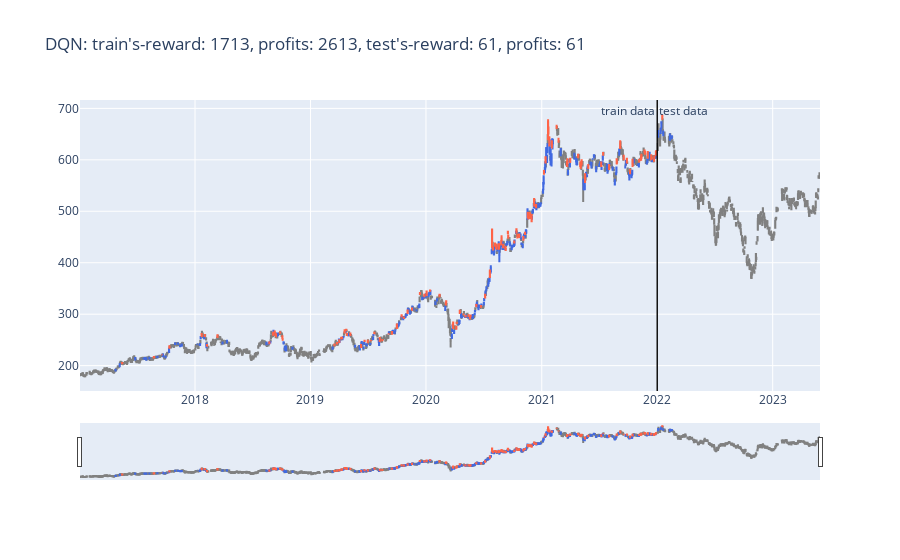

Notebook cell for this chart:
### Code cell
def plot_train_test_by_q(train_env, test_env, Q, algorithm_name):

    # train
    pobs = train_env.reset()   
    train_acts = []
    train_rewards = []

    for _ in range(len(train_env.data)-1):
        pact = Q(np.array(pobs, dtype =  np.float32).reshape(1, -1))
        pact = np.argmax(pact.data)
        train_acts.append(pact)

        obs, reward, done = train_env.step(pact)
        train_rewards.append(reward)

        pobs = obs


    train_profits = train_env.profits

    # test
    pobs = test_env.reset()
    test_acts = []
    test_rewards = []

    for _ in range(len(test_env.data) - 1):

        pact = Q(np.array(pobs, dtype =  np.float32).reshape(1, -1))
        pact = np.argmax(pact.data)
        test_acts.append(pact)

        obs, reward, done = test_env.step(pact)
        test_rewards.append(reward)

        pobs = obs


    test_profits = test_env.profits

    #plot
    train_copy = train_env.data.copy()
    test_copy = test_env.data.copy()
    train_copy['act'] = train_acts + [np.nan]
    train_copy['reward'] = train_rewards + [np.nan]
    test_copy['act'] = test_acts + [np.nan]
    test_copy['reward'] = test_rewards + [np.nan]
    train0 = train_copy[train_copy['act'] == 0 ]
    train1 = train_copy[train_copy['act'] == 1 ]
    train2 = train_copy[train_copy['act'] == 2 ]

    test0 = test_copy[test_copy['act'] == 0 ]
    test1 = test_copy[test_copy['act'] == 1 ]
    test2 = test_copy[test_copy['act'] == 2 ]

    act_color0, act_color1, act_color2 = 'grey', 'royalblue', 'tomato'


    data = [
        Candlestick(x = train0.index, open = train0['open'], high = train0['max'], low = train0['min'], close = train0['close'], increasing = dict(line = dict(color = act_color0)), decreasing = dict(line = dict(color = act_color0))),
        Candlestick(x = train1.index, open = train1['open'], high = train1['max'], low = train1['min'], close = train1['close'], increasing = dict(line = dict(color = act_color1)), decreasing = dict(line = dict(color = act_color1))),
        Candlestick(x = train2.index, open = train2['open'], high = train2['max'], low = train2['min'], close = train2['close'], increasing = dict(line = dict(color = act_color2)), decreasing = dict(line = dict(color = act_color2))),
        Candlestick(x = test0.index, open = test0['open'], high = test0['max'], low = test0['min'], close = test0['close'], increasing = dict(line = dict(color = act_color0)), decreasing = dict(line = dict(color = act_color0))),
        Candlestick(x = test1.index, open = test1['open'], high = test1['max'], low = test1['min'], close = test1['close'], increasing = dict(line = dict(color = act_color1)), decreasing = dict(line = dict(color = act_color1))),
        Candlestick(x = test2.index, open = test2['open'], high = test2['max'], low = test2['min'], close = test2['close'], increasing = dict(line = dict(color = act_color2)), decreasing = dict(line = dict(color = act_color2))),
    
    ]
    title = '{}: train\'s-reward: {}, profits: {}, test\'s-reward: {}, profits: {}'.format(
        algorithm_name,
        int(sum(train_rewards)),
        int(train_profits),
        int(sum(test_rewards)),
        int(test_profits)
    )
    layout = {
        'title': title,
        'showlegend': False,
        'shapes': [
            {'x0': date_split, 'x1': date_split, 'y0': 0, 'y1': 1, 'xref': 'x', 'yref': 'paper', 'line': {'color': 'rgb(0, 0, 0)', 'width': 1}},

        ],
        'annotations': [
            {'x': date_split, 'y': 1.0, 'xref': 'x', 'yref': 'paper', 'showarrow': False, 'xanchor': 'left', 'text': 'test data'},
            {'x': date_split, 'y': 1.0, 'xref': 'x', 'yref': 'paper', 'showarrow': False, 'xanchor': 'right', 'text': 'train data'},
        ]
    }
    figure = Figure(data = data, layout = layout)
    iplot(figure, image_width = 50, image_height = 50)

plot_train_test_by_q(Environment1(train), Environment1(test), Q, 'DQN')

### Figure 1 — Plotly figure (JSON) as saved in the notebook; plotly's stock layout.template omitted (floating-point values rounded to 4 significant figures; data arrays with more than 128 entries replaced by an {"elided": "..."} marker saying what was removed)
{"data": [{"close": {"elided": "851 float values"}, "decreasing": {"line": {"color": "grey"}}, "high": {"elided": "851 float values"}, "increasing": {"line": {"color": "grey"}}, "low": {"elided": "851 float values"}, "open": {"elided": "851 float values"}, "type": "candlestick", "x": {"elided": "851 str values"}}, {"close": {"elided": "247 float values"}, "decreasing": {"line": {"color": "royalblue"}}, "high": {"elided": "247 float values"}, "increasing": {"line": {"color": "royalblue"}}, "low": {"elided": "247 float values"}, "open": {"elided": "247 float values"}, "type": "candlestick", "x": {"elided": "247 str values"}}, {"close": [204.5, 217, 221.5, 237.5, 261.5, 259.5, 238.5, 259, 243.5, 264, 264.5, 260.5, 261, 265, 254, 250, 241, 244, 246, 254, 254, 264.5, 269, 260, 262.5, 240, 248.5, 248.5, 250, 264, 253.5, 250, 263, 265.5, 280, 296.5, 293, 307, 311, 339, 338, 339.5, 346, 335, 320.5, 323, 280, 273, 275.5, 283, 306.5, 299, 295.5, 298, 291.5, 297.5, 318, 315, 338, 383, 435, 425.5, 435, 435.5, 435, 427.5, 442, 444, 435, 431, 427, 458, 448.5, 439.5, 462, 449, 453, 455, 450, 458.5, 497, 488, 496.5, 487, 480.5, 524, 508, 580, 605, 673, 649, 633, 632, 663, 641, 593, 594, 602, 610, 588, 591, 599, 572, 590, 588, 613, 590, 594, 631, 600, 602, 580, 600, 600, 606, 604, 615, 612, 615, 601, 605, 600, 606, 615, 616], "decreasing": {"line": {"color": "tomato"}}, "high": [205, 217, 221.5, 237.5, 262, 261, 242, 259, 246, 264.5, 266.5, 262, 261.5, 266, 257.5, 253, 241, 244, 249.5, 254, 254.5, 269.5, 270, 263, 263, 240, 248.5, 250, 250, 264, 254, 252, 263, 265.5, 280.5, 298, 293.5, 308, 311, 343, 338, 345, 346, 338, 322, 326, 280, 286, 275.5, 284, 308.5, 301.5, 298, 298.5, 294, 298, 319, 316.5, 338, 387, 466.5, 432, 438, 437.5, 435, 436.5, 442, 453.5, 435, 433, 428, 462, 455, 442, 465, 456, 456, 455, 451.5, 460, 497, 490, 498.5, 495.5, 493.5, 525, 513, 580, 605, 679, 665, 646, 638, 668, 643, 598, 603, 602, 610, 597, 594, 600, 573, 592, 595, 615, 590, 603, 638, 610, 602, 582, 600, 600, 606, 611, 618, 615, 615, 610, 605, 601, 608, 615, 619], "increasing": {"line": {"color": "tomato"}}, "low": [203.5, 215.5, 220, 234.5, 257, 257, 238, 255, 243, 259, 262.5, 258, 257, 262, 254, 248.5, 239, 241, 246, 252, 252, 263.5, 267.5, 257.5, 259, 234.5, 246, 245, 247.5, 262, 248, 248, 260.5, 261.5, 273, 293.5, 290.5, 301, 307, 338, 335, 335.5, 344.5, 335, 317, 323, 275.5, 273, 270, 280.5, 300.5, 298, 295, 294.5, 291.5, 295, 315, 312.5, 332, 371.5, 428.5, 425.5, 431, 427.5, 425.5, 427.5, 435, 444, 428, 427.5, 423, 455.5, 446.5, 437.5, 456.5, 448.5, 451, 449.5, 443, 454, 486.5, 486, 492, 487, 480.5, 509, 508, 571, 593, 640, 649, 626, 622, 660, 633, 586, 593, 594, 603, 588, 582, 589, 555, 582, 588, 608, 580, 591, 621, 599, 593, 572, 586, 595, 600, 602, 615, 611, 602, 601, 601, 598, 602, 610, 614], "open": [205, 216, 221.5, 235, 257.5, 257.5, 239.5, 255.5, 245.5, 260, 266.5, 261, 257, 264, 257, 250, 239.5, 243, 249.5, 253, 253, 269, 270, 262, 259.5, 237.5, 248, 245.5, 250, 263, 248, 249.5, 263, 262, 273, 298, 293.5, 302.5, 308.5, 340, 335, 344, 345.5, 338, 322, 325, 279.5, 284, 273, 283.5, 303.5, 299, 296.5, 297.5, 294, 296, 316, 316, 332.5, 372.5, 464, 426, 437.5, 427.5, 427, 436, 435.5, 448, 430, 428, 425, 460, 453, 441.5, 465, 451, 453.5, 450, 444.5, 458, 490, 486, 494.5, 495, 493, 514, 512, 580, 595, 640, 649, 642, 629, 663, 641, 588, 597, 598, 605, 595, 588, 594, 563, 587, 595, 613, 583, 601, 623, 600, 600, 575, 592, 598, 600, 610, 618, 615, 605, 609, 605, 598, 607, 610, 615], "type": "candlestick", "x": ["2017-05-16T00:00:00", "2017-08-24T00:00:00", "2017-09-19T00:00:00", "2017-10-12T00:00:00", "2018-01-22T00:00:00", "2018-02-01T00:00:00", "2018-02-08T00:00:00", "2018-03-13T00:00:00", "2018-08-24T00:00:00", "2018-09-05T00:00:00", "2018-09-10T00:00:00", "2018-09-12T00:00:00", "2018-09-14T00:00:00", "2018-09-27T00:00:00", "2018-10-04T00:00:00", "2018-10-05T00:00:00", "2019-03-18T00:00:00", "2019-03-26T00:00:00", "2019-04-02T00:00:00", "2019-04-09T00:00:00", "2019-04-10T00:00:00", "2019-04-19T00:00:00", "2019-04-24T00:00:00", "2019-04-26T00:00:00", "2019-05-07T00:00:00", "2019-06-10T00:00:00", "2019-06-21T00:00:00", "2019-07-01T00:00:00", "2019-07-11T00:00:00", "2019-07-22T00:00:00", "2019-08-08T00:00:00", "2019-08-16T00:00:00", "2019-09-05T00:00:00", "2019-09-16T00:00:00", "2019-10-01T00:00:00", "2019-10-16T00:00:00", "2019-10-23T00:00:00", "2019-11-04T00:00:00", "2019-11-18T00:00:00", "2019-12-13T00:00:00", "2019-12-27T00:00:00", "2020-01-03T00:00:00", "2020-01-14T00:00:00", "2020-02-13T00:00:00", "2020-03-04T00:00:00", "2020-03-05T00:00:00", "2020-03-26T00:00:00", "2020-03-27T00:00:00", "2020-04-06T00:00:00", "2020-04-07T00:00:00", "2020-04-17T00:00:00", "2020-04-29T00:00:00", "2020-05-05T00:00:00", "2020-05-15T00:00:00", "2020-05-19T00:00:00", "2020-05-21T00:00:00", "2020-06-08T00:00:00", "2020-06-23T00:00:00", "2020-07-06T00:00:00", "2020-07-21T00:00:00", "2020-07-28T00:00:00", "2020-07-31T00:00:00", "2020-08-06T00:00:00", "2020-08-10T00:00:00", "2020-08-17T00:00:00", "2020-08-19T00:00:00", "2020-08-26T00:00:00", "2020-08-27T00:00:00", "2020-09-01T00:00:00", "2020-09-08T00:00:00", "2020-09-09T00:00:00", "2020-09-16T00:00:00", "2020-09-17T00:00:00", "2020-10-06T00:00:00", "2020-10-13T00:00:00", "2020-10-16T00:00:00", "2020-10-21T00:00:00", "2020-10-22T00:00:00", "2020-11-04T00:00:00", "2020-11-09T00:00:00", "2020-11-18T00:00:00", "2020-11-20T00:00:00", "2020-11-23T00:00:00", "2020-11-25T00:00:00", "2020-11-30T00:00:00", "2020-12-08T00:00:00", "2020-12-14T00:00:00", "2021-01-08T00:00:00", "2021-01-13T00:00:00", "2021-01-21T00:00:00", "2021-01-22T00:00:00", "2021-01-25T00:00:00", "2021-02-02T00:00:00", "2021-02-17T00:00:00", "2021-02-23T00:00:00", "2021-03-22T00:00:00", "2021-03-23T00:00:00", "2021-04-01T00:00:00", "2021-04-26T00:00:00", "2021-05-03T00:00:00", "2021-05-04T00:00:00", "2021-05-07T00:00:00", "2021-05-18T00:00:00", "2021-05-28T00:00:00", "2021-07-08T00:00:00", "2021-07-14T00:00:00", "2021-08-02T00:00:00", "2021-08-26T00:00:00", "2021-09-06T00:00:00", "2021-09-17T00:00:00", "2021-09-27T00:00:00", "2021-10-07T00:00:00", "2021-10-15T00:00:00", "2021-11-05T00:00:00", "2021-11-11T00:00:00", "2021-11-12T00:00:00", "2021-11-22T00:00:00", "2021-11-23T00:00:00", "2021-12-02T00:00:00", "2021-12-13T00:00:00", "2021-12-16T00:00:00", "2021-12-22T00:00:00", "2021-12-23T00:00:00", "2021-12-28T00:00:00", "2021-12-29T00:00:00"]}, {"close": {"elided": "331 float values"}, "decreasing": {"line": {"color": "grey"}}, "high": {"elided": "331 float values"}, "increasing": {"line": {"color": "grey"}}, "low": {"elided": "331 float values"}, "open": {"elided": "331 float values"}, "type": "candlestick", "x": {"elided": "331 str values"}}, {"close": [656, 660, 672, 651, 649, 646], "decreasing": {"line": {"color": "royalblue"}}, "high": [656, 660, 673, 657, 649, 646], "increasing": {"line": {"color": "royalblue"}}, "low": [644, 650, 661, 646, 637, 640], "open": [645, 657, 673, 650, 639, 645], "type": "candlestick", "x": ["2022-01-04T00:00:00", "2022-01-12T00:00:00", "2022-01-14T00:00:00", "2022-01-20T00:00:00", "2022-02-10T00:00:00", "2022-02-16T00:00:00"]}, {"close": [683], "decreasing": {"line": {"color": "tomato"}}, "high": [688], "increasing": {"line": {"color": "tomato"}}, "low": [678], "open": [685], "type": "candlestick", "x": ["2022-01-17T00:00:00"]}], "layout": {"annotations": [{"showarrow": false, "text": "test data", "x": "2022-01-01", "xanchor": "left", "xref": "x", "y": 1, "yref": "paper"}, {"showarrow": false, "text": "train data", "x": "2022-01-01", "xanchor": "right", "xref": "x", "y": 1, "yref": "paper"}], "shapes": [{"line": {"color": "rgb(0, 0, 0)", "width": 1}, "x0": "2022-01-01", "x1": "2022-01-01", "xref": "x", "y0": 0, "y1": 1, "yref": "paper"}], "showlegend": false, "title": {"text": "DQN: train's-reward: 1713, profits: 2613, test's-reward: 61, profits: 61"}}}
